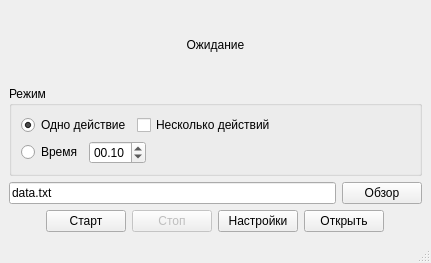
<?xml version="1.0" encoding="UTF-8"?>
<ui version="4.0">
 <class>MainWindow</class>
 <widget class="QMainWindow" name="MainWindow">
  <property name="geometry">
   <rect>
    <x>0</x>
    <y>0</y>
    <width>431</width>
    <height>263</height>
   </rect>
  </property>
  <property name="windowTitle">
   <string>MouseTracker</string>
  </property>
  <widget class="QWidget" name="centralwidget">
   <layout class="QVBoxLayout" name="verticalLayout_2">
    <item>
     <widget class="QLabel" name="statusLabel">
      <property name="text">
       <string>Ожидание</string>
      </property>
      <property name="alignment">
       <set>Qt::AlignCenter</set>
      </property>
     </widget>
    </item>
    <item>
     <widget class="QGroupBox" name="groupBox">
      <property name="enabled">
       <bool>true</bool>
      </property>
      <property name="title">
       <string>Режим</string>
      </property>
      <property name="flat">
       <bool>false</bool>
      </property>
      <property name="checkable">
       <bool>false</bool>
      </property>
      <layout class="QVBoxLayout" name="verticalLayout">
       <item>
        <layout class="QHBoxLayout" name="horizontalLayout_5">
         <item>
          <widget class="QRadioButton" name="actionModeButton">
           <property name="text">
            <string>Одно действие</string>
           </property>
           <property name="checked">
            <bool>true</bool>
           </property>
          </widget>
         </item>
         <item>
          <widget class="QCheckBox" name="manyActionsBox">
           <property name="text">
            <string>Несколько действий</string>
           </property>
          </widget>
         </item>
         <item>
          <spacer name="horizontalSpacer_5">
           <property name="orientation">
            <enum>Qt::Horizontal</enum>
           </property>
           <property name="sizeHint" stdset="0">
            <size>
             <width>40</width>
             <height>20</height>
            </size>
           </property>
          </spacer>
         </item>
        </layout>
       </item>
       <item>
        <layout class="QHBoxLayout" name="horizontalLayout_3">
         <item>
          <widget class="QRadioButton" name="timeModeButton">
           <property name="text">
            <string>Время</string>
           </property>
          </widget>
         </item>
         <item>
          <widget class="QTimeEdit" name="timeEdit">
           <property name="wrapping">
            <bool>true</bool>
           </property>
           <property name="maximumTime">
            <time>
             <hour>0</hour>
             <minute>59</minute>
             <second>59</second>
            </time>
           </property>
           <property name="displayFormat">
            <string>mm.ss</string>
           </property>
           <property name="time">
            <time>
             <hour>0</hour>
             <minute>0</minute>
             <second>10</second>
            </time>
           </property>
          </widget>
         </item>
         <item>
          <spacer name="horizontalSpacer_3">
           <property name="orientation">
            <enum>Qt::Horizontal</enum>
           </property>
           <property name="sizeHint" stdset="0">
            <size>
             <width>40</width>
             <height>20</height>
            </size>
           </property>
          </spacer>
         </item>
        </layout>
       </item>
      </layout>
     </widget>
    </item>
    <item>
     <layout class="QHBoxLayout" name="horizontalLayout">
      <item>
       <widget class="QLineEdit" name="fileEdit">
        <property name="text">
         <string>data.txt</string>
        </property>
       </widget>
      </item>
      <item>
       <widget class="QPushButton" name="browseButton">
        <property name="text">
         <string>Обзор</string>
        </property>
       </widget>
      </item>
     </layout>
    </item>
    <item>
     <layout class="QHBoxLayout" name="horizontalLayout_2">
      <item>
       <spacer name="horizontalSpacer">
        <property name="orientation">
         <enum>Qt::Horizontal</enum>
        </property>
        <property name="sizeHint" stdset="0">
         <size>
          <width>40</width>
          <height>20</height>
         </size>
        </property>
       </spacer>
      </item>
      <item>
       <widget class="QPushButton" name="startButton">
        <property name="text">
         <string>Старт</string>
        </property>
       </widget>
      </item>
      <item>
       <widget class="QPushButton" name="stopButton">
        <property name="enabled">
         <bool>false</bool>
        </property>
        <property name="text">
         <string>Стоп</string>
        </property>
       </widget>
      </item>
      <item>
       <widget class="QPushButton" name="settingsButton">
        <property name="text">
         <string>Настройки</string>
        </property>
       </widget>
      </item>
      <item>
       <widget class="QPushButton" name="openButton">
        <property name="text">
         <string>Открыть</string>
        </property>
       </widget>
      </item>
      <item>
       <spacer name="horizontalSpacer_2">
        <property name="orientation">
         <enum>Qt::Horizontal</enum>
        </property>
        <property name="sizeHint" stdset="0">
         <size>
          <width>40</width>
          <height>20</height>
         </size>
        </property>
       </spacer>
      </item>
     </layout>
    </item>
   </layout>
  </widget>
  <widget class="QMenuBar" name="menubar">
   <property name="geometry">
    <rect>
     <x>0</x>
     <y>0</y>
     <width>431</width>
     <height>26</height>
    </rect>
   </property>
  </widget>
  <widget class="QStatusBar" name="statusbar"/>
 </widget>
 <resources>
  <include location="arrows.qrc"/>
 </resources>
 <connections/>
</ui>
